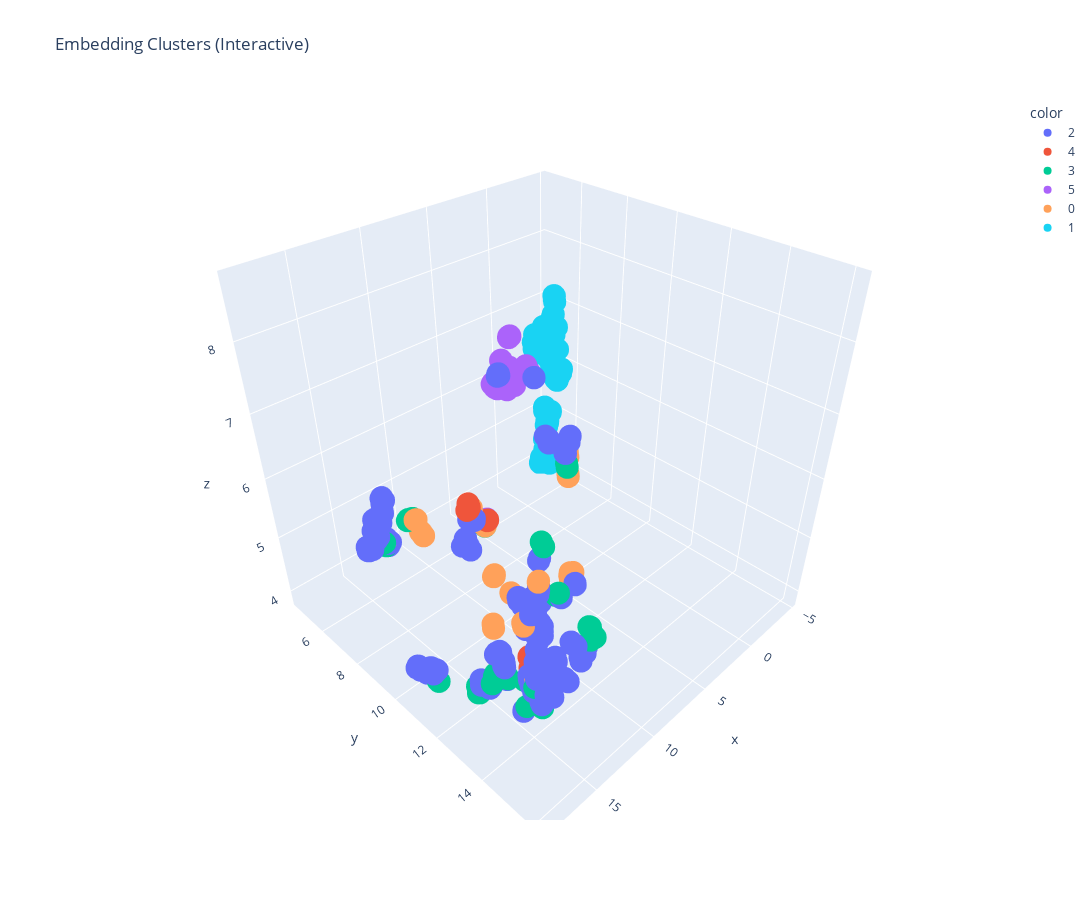

Source (notebook cell):
### Code cell
from sklearn.cluster import KMeans

kmeans = KMeans(n_clusters=6, random_state=42)
clusters = kmeans.fit_predict(X_all)

fig = px.scatter_3d(
    x=X_3d[:,0],
    y=X_3d[:,1],
    z=X_3d[:,2],
    color=clusters.astype(str),
    hover_data={"info": hover_text},
    title="Embedding Clusters (Interactive)"
)

fig.update_layout(width=1400, height=900)
fig.show()
